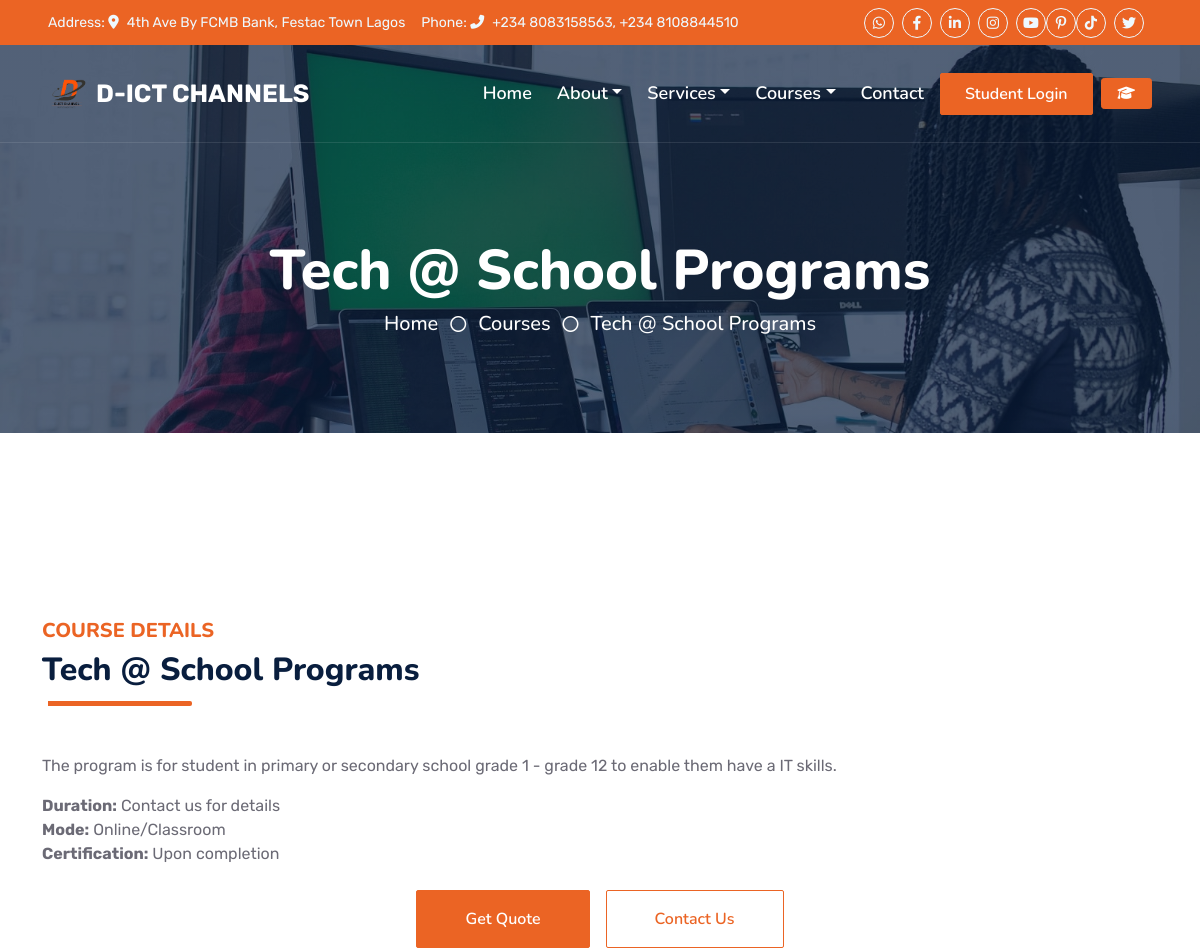
Page /course/school/ (upper part) on the earlier database version.
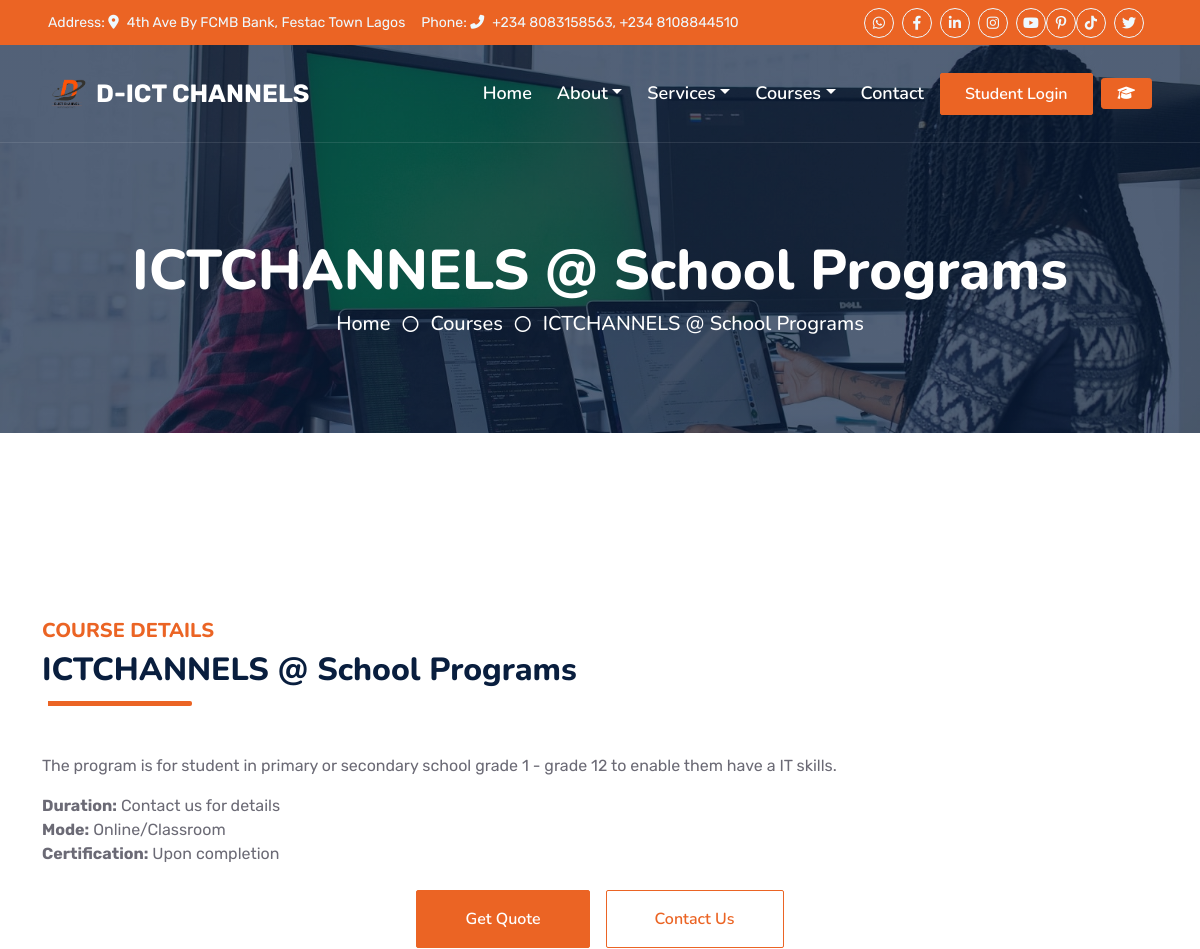
Same page on the later database version.
### courses/models.py (models this page shows, shortened)
class Course(models.Model):
    title = models.CharField(max_length=200)
    description = models.TextField()
    link = models.CharField(max_length=200, blank=True)

### pages/views.py (the view)
# urls.py: path('course/<str:course_slug>/', views.course_detail, name='course_detail'),
def course_detail(request, course_slug):
    try:
        course = Course.objects.get(link=course_slug)
    except Course.DoesNotExist:
        course = None
        for c in Course.objects.all():
            if c.link and c.link.lower().replace(' ', '-').replace('/', '') == course_slug:
                course = c
                break
        if not course:
            from django.http import Http404
            raise Http404("Course not found")
    newsletter_form = NewsletterForm()
    context = {
        'course': course,
        'page_title': course.title,
        'page_subtitle': 'Course Details',
        'page_content': f'<p>{course.description}</p><p><strong>Duration:</strong> Contact us for details<br><strong>Mode:</strong> Online/Classroom<br><strong>Certification:</strong> Upon completion</p>',
        'newsletter_form': newsletter_form,
    }
    return render(request, 'courses/course_detail.html', context)

### templates/courses/course_detail.html (shortened to what this page needs)
{% extends 'base.html' %}
{% load static %}
{% block header %}
<div class="container-fluid bg-primary py-5 bg-header" style="margin-bottom: 90px;">
    <div class="row py-5">
        <div class="col-12 pt-lg-5 mt-lg-5 text-center">
            <h1 class="display-4 text-white animated zoomIn">{{ course.title }}</h1>
            <a href="{% url 'home' %}" class="h5 text-white">Home</a>
            <i class="far fa-circle text-white px-2"></i>
            <a href="{% url 'courses' %}" class="h5 text-white">Courses</a>
            <i class="far fa-circle text-white px-2"></i>
            <a href="#" class="h5 text-white">{{ course.title }}</a>
        </div>
    </div>
</div>
{% endblock %}
{% block content %}
<div class="container-fluid py-5 wow fadeInUp" data-wow-delay="0.1s">
    <div class="container py-5">
        <div class="row g-5">
            <div class="col-lg-12">
                <div class="section-title position-relative pb-3 mb-5">
                    <h5 class="fw-bold text-primary text-uppercase">{{ page_subtitle }}</h5>
                    <h2 class="mb-0">{{ course.title }}</h2>
                </div>
                <div class="content">
                    {{ page_content|safe }}
                </div>
                <div class="mt-4 d-flex flex-column flex-sm-row gap-3 justify-content-center">
                    <a href="{% url 'quote' %}" class="btn btn-primary py-3 px-5">Get Quote</a>
                    <a href="{% url 'contact' %}" class="btn btn-outline-primary py-3 px-5">Contact Us</a>
                </div>
            </div>
        </div>
    </div>
</div>
{% endblock %}

Differences in the rows shown:
changed Course: title "Tech @ School Programs" → "ICTCHANNELS @ School Programs"
